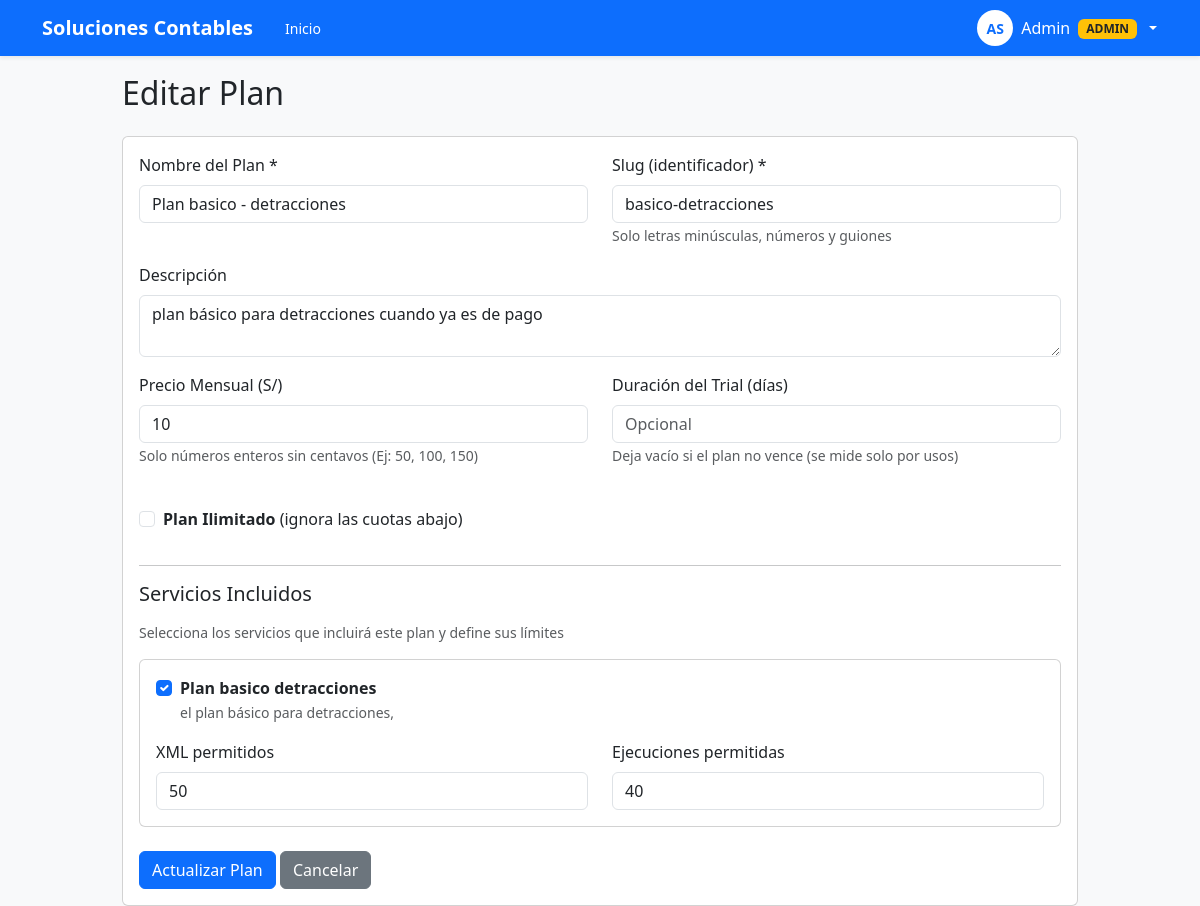
/admin/plan/2/edit (signed in), run on the app's committed database.
### proc_detracciones/models.py (models this page shows, shortened)
class User(db.Model, UserMixin):
    __tablename__ = "user"
    id = db.Column(db.Integer, primary_key=True)
    email = db.Column(db.String(255), unique=True, nullable=True, index=True)
    username = db.Column(db.String(64), unique=True, nullable=True, index=True)
    password_hash = db.Column(db.String(255), nullable=True)
    role = db.Column(db.String(20), default="user", nullable=False)
    is_active_flag = db.Column(db.Boolean, default=True, nullable=False)
    trial_ends_at = db.Column(db.DateTime(timezone=True), nullable=True)
    is_email_verified = db.Column(db.Boolean, default=False, nullable=False)
    email_verified_at = db.Column(db.DateTime(timezone=True), nullable=True)
    first_name = db.Column(db.String(120), nullable=True)
    last_name = db.Column(db.String(120), nullable=True)
    phone = db.Column(db.String(15), nullable=True)  # ✅ NUEVO CAMPO
    account_status = db.Column(db.String(24), default="TRIAL_ACTIVO", nullable=False)
    payment_proof_submitted_at = db.Column(db.DateTime(timezone=True), nullable=True)
    payment_proof_url = db.Column(db.Text, nullable=True)
    payment_reviewed_at = db.Column(db.DateTime(timezone=True), nullable=True)
    payment_reviewed_by_admin_id = db.Column(db.Integer, db.ForeignKey("user.id"), nullable=True)
    reviewed_by_admin = db.relationship("User", remote_side=[id], backref="reviewed_users", uselist=False)
    created_at = db.Column(db.DateTime(timezone=True), default=utcnow, nullable=False)
    payment_proof_reviewed_at = db.Column(db.DateTime(timezone=True), nullable=True)
    @property
    def is_active(self) -> bool:
        return bool(self.is_active_flag)

class Plan(db.Model):
    __tablename__ = 'plan'
    id = db.Column(db.Integer, primary_key=True)
    name = db.Column(db.String(100), unique=True, nullable=False)  # "Plan Trial", "Plan Básico"
    slug = db.Column(db.String(100), unique=True, nullable=False)  # "trial", "basico"
    description = db.Column(db.Text)
    price_monthly = db.Column(db.Integer, default=0)  # En centavos: 5000 = S/ 50.00
    is_active = db.Column(db.Boolean, default=True)
    is_unlimited = db.Column(db.Boolean, default=False)  # Si es True, ignora quotas
    trial_days = db.Column(db.Integer, nullable=True)
    created_at = db.Column(db.DateTime(timezone=True), default=utcnow)
    service_quotas = db.relationship('PlanServiceQuota', backref='plan', cascade='all, delete-orphan')

class Service(db.Model):
    __tablename__ = 'service'
    id = db.Column(db.Integer, primary_key=True)
    name = db.Column(db.String(100), unique=True, nullable=False)  # "Detracciones"
    slug = db.Column(db.String(100), unique=True, nullable=False)  # "detracciones"
    description = db.Column(db.Text)
    is_active = db.Column(db.Boolean, default=True)
    created_at = db.Column(db.DateTime(timezone=True), default=utcnow)
    quotas = db.relationship('PlanServiceQuota', backref='service', cascade='all, delete-orphan')

class PlanServiceQuota(db.Model):
    __tablename__ = 'plan_service_quota'
    id = db.Column(db.Integer, primary_key=True)
    plan_id = db.Column(db.Integer, db.ForeignKey('plan.id'), nullable=False)
    service_id = db.Column(db.Integer, db.ForeignKey('service.id'), nullable=False)
    xml_quota = db.Column(db.Integer, default=-1)  # -1 = sin límite
    runs_quota = db.Column(db.Integer, default=-1)
    __table_args__ = (db.UniqueConstraint('plan_id', 'service_id', name='unique_plan_service'),)

### proc_detracciones/routes/admin.py (the view, shortened to what this page needs)
@admin_bp.route('/plan/<int:plan_id>/edit', methods=['GET', 'POST'])
@login_required
@admin_required
def plan_edit(plan_id):
    from proc_detracciones.models import Plan, Service, PlanServiceQuota
    plan = Plan.query.get_or_404(plan_id)
    services = Service.query.filter_by(is_active=True).all()
    return render_template('admin/plan_form.html', plan=plan, services=services)

### proc_detracciones/routes/admin.py (called while the page is built)
def admin_required(f):
    @wraps(f)
    def decorated_function(*args, **kwargs):
        if not current_user.is_authenticated or current_user.role != 'admin':
            flash('Acceso denegado', 'danger')
            return redirect(url_for('home.index'))
        return f(*args, **kwargs)
    return decorated_function

### proc_detracciones/templates/admin/plan_form.html (shortened to what this page needs)
{% extends "_base.html" %}  {% block content %}
<h2 class="mb-4">{{ 'Editar' if plan else 'Crear' }} Plan</h2>
<div class="card">
  <div class="card-body">
    <form
      method="post"
      action="{% if plan %}{{ url_for('admin.plan_edit', plan_id=plan.id) }}{% else %}{{ url_for('admin.plan_create') }}{% endif %}"
    >
      <div class="row">
        <div class="col-md-6 mb-3">
          <label class="form-label">Nombre del Plan *</label>
          <input
            type="text"
            name="name"
            class="form-control"
            value="{{ plan.name if plan else '' }}"
            placeholder="Ej: Plan Básico"
            required
          />
        </div>
        <div class="col-md-6 mb-3">
          <label class="form-label">Slug (identificador) *</label>
          <input
            type="text"
            name="slug"
            class="form-control"
            value="{{ plan.slug if plan else '' }}"
            placeholder="Ej: basico"
            required
          />
          <small class="text-muted"
            >Solo letras minúsculas, números y guiones</small
          >
        </div>
      </div>
      <div class="mb-3">
        <label class="form-label">Descripción</label>
        <textarea name="description" class="form-control" rows="2">
{{ plan.description if plan else '' }}</textarea
        >
      </div>
      <div class="row">
        <div class="col-md-6 mb-3">
          <label class="form-label">Precio Mensual (S/)</label>
          <input
            type="number"
            name="price_monthly"
            class="form-control"
            value="{{ (plan.price_monthly / 100)|int if plan else 0 }}"
            min="0"
            step="1"
          />
          <small class="text-muted"
            >Solo números enteros sin centavos (Ej: 50, 100, 150)</small
          >
        </div>
        <div class="col-md-6 mb-3">
          <label class="form-label">Duración del Trial (días)</label>
          <input
            type="number"
            name="trial_days"
            class="form-control"
            value="{{ plan.trial_days if plan and plan.trial_days else '' }}"
            min="1"
            step="1"
            placeholder="Opcional"
          />
          <small class="text-muted"
            >Deja vacío si el plan no vence (se mide solo por usos)</small
          >
        </div>
        <div class="col-md-6 mb-3">
          <div class="form-check mt-4">
            <input
              class="form-check-input"
              type="checkbox"
              name="is_unlimited"
              id="is_unlimited"
            />
            <label class="form-check-label" for="is_unlimited">
              <strong>Plan Ilimitado</strong> (ignora las cuotas abajo)
            </label>
          </div>
        </div>
      </div>
      <hr />
      <h5 class="mb-3">Servicios Incluidos</h5>
      <p class="text-muted small">
        Selecciona los servicios que incluirá este plan y define sus límites
      </p>
      {% for service in services %}
      <div class="card mb-3">
        <div class="card-body">
          <div class="form-check mb-3">
            <input class="form-check-input service-checkbox" type="checkbox"
            name="services" value="{{ service.id }}" id="service_{{ service.id
            }}" data-service-id="{{ service.id }}" {% if plan and
            plan.service_quotas|selectattr('service_id', 'equalto',
            service.id)|list %}checked{% endif %}>
            <label class="form-check-label" for="service_{{ service.id }}">
              <strong>{{ service.name }}</strong>
              {% if service.description %}
              <br />
              <small class="text-muted">{{ service.description }}</small>
              {% endif %}
            </label>
          </div>
          <div
            class="quotas-section"
            id="quotas_{{ service.id }}"
            style="{% if not plan or not plan.service_quotas|selectattr('service_id', 'equalto', service.id)|list %}display: none;{% endif %}"
          >
            <div class="row">
              <div class="col-md-6">
                <label class="form-label">XML permitidos</label>
                {% set quota = plan.service_quotas|selectattr('service_id',
                'equalto', service.id)|first if plan else None %}
                <input
                  type="number"
                  name="xml_quota_{{ service.id }}"
                  class="form-control"
                  value="{{ quota.xml_quota if quota else 40 }}"
                  placeholder="-1 para ilimitado"
                />
              </div>
              <div class="col-md-6">
                <label class="form-label">Ejecuciones permitidas</label>
                <input
                  type="number"
                  name="runs_quota_{{ service.id }}"
                  class="form-control"
                  value="{{ quota.runs_quota if quota else 2 }}"
                  placeholder="-1 para ilimitado"
                />
              </div>
            </div>
          </div>
        </div>
      </div>
      {% endfor %}
      <div class="mt-4">
        <button
          type="submit"
          class="btn btn-primary"
        >
          {{ 'Actualizar' if plan else 'Crear' }} Plan
        </button>
        <a href="{{ url_for('admin.plans_list') }}" class="btn btn-secondary"
          >Cancelar</a
        >
      </div>
    </form>
  </div>
</div>
{% endblock %}

### proc_detracciones/templates/_base.html (shortened to what this page needs)
<!DOCTYPE html>
<html lang="es">
  <head>
    <link
      href="https://cdn.jsdelivr.net/npm/bootstrap@5.3.2/dist/css/bootstrap.min.css"
      rel="stylesheet"
    />
  </head>
  <body class="bg-light">
    <nav
      class="navbar navbar-expand-lg navbar-dark bg-primary navbar-sticky shadow-sm"
    >
      <div class="container">
        <a
          class="navbar-brand fw-semibold"
          href="{{ url_for('home.index') if current_user.is_authenticated else url_for('auth.login') }}"
        >
          Soluciones Contables
        </a>
        {% if current_user.is_authenticated %}
        <div class="breadcrumb-inline d-none d-lg-flex align-items-center ms-3">
          <a href="{{ url_for('home.index') }}">Inicio</a>
        </div>
        {% endif %}
        <div class="collapse navbar-collapse" id="navbarNav">
          <div class="d-flex align-items-center gap-3">
            {% if current_user.is_authenticated %} {% set status =
            (current_user.account_status or 'TRIAL_ACTIVO') %}
            <div class="dropdown">
              <button
                class="btn btn-link text-white dropdown-toggle text-decoration-none p-0 d-flex align-items-center gap-2"
                type="button"
                data-bs-toggle="dropdown"
              >
                <div class="user-avatar">
                  {% if current_user.first_name and current_user.last_name %} {{
                  current_user.first_name[0]|upper }}{{
                  current_user.last_name[0]|upper }} {% elif
                  current_user.username %} {{ current_user.username[:2]|upper }}
                  {% elif current_user.email %} {{ current_user.email[0]|upper
                  }} {% else %} U {% endif %}
                </div>
                <span class="d-none d-md-inline fw-500">
                  {% if current_user.first_name %} {{ current_user.first_name }}
                  {% if current_user.role == 'admin' %}
                  <span class="badge bg-warning text-dark ms-1">ADMIN</span>
                  {% endif %} {% elif current_user.username %} {{
                  current_user.username }} {% elif current_user.email %} {{
                  current_user.email.split('@')[0] }} {% else %} Usuario {%
                  endif %}
                </span>
              </button>
            </div>
            {% endif %}
          </div>
        </div>
      </div>
    </nav>
    <div class="container" style="max-width: 980px; padding-top: 18px">
       {% block content %}{% endblock %}
    </div>
  </body>
</html>

### proc_detracciones/templates/_base.html (style rules this page uses)
.navbar-sticky { position: sticky; top: 0; z-index: 1020; }
body { padding-top: 0; }
.user-avatar { width: 36px; height: 36px; background: white; color: #0d6efd; border-radius: 50%; display: flex; align-items: center; justify-content: center; font-weight: 600; font-size: 0.875rem; border: 2px solid rgba(255, 255, 255, 0.3); }
.breadcrumb-inline { color: rgba(255, 255, 255, 0.7); font-size: 0.875rem; }
.breadcrumb-inline a { color: white; text-decoration: none; transition: opacity 0.2s; }

### data on the page
User: first_name "A", last_name "S", first_name "Admin"
Plan: name "Plan basico - detracciones", slug "basico-detracciones", description "plan básico para detracciones cuando ya es de pago", price_monthly "10"
Service: services "☑", name "Plan basico detracciones", description "el plan básico para detracciones,"
PlanServiceQuota: xml_quota "50", runs_quota "40"

### other printed values
{{ 'Editar' if plan else 'Crear' }} "Editar"
{{ 'Actualizar' if plan else 'Crear' }} "Actualizar"
